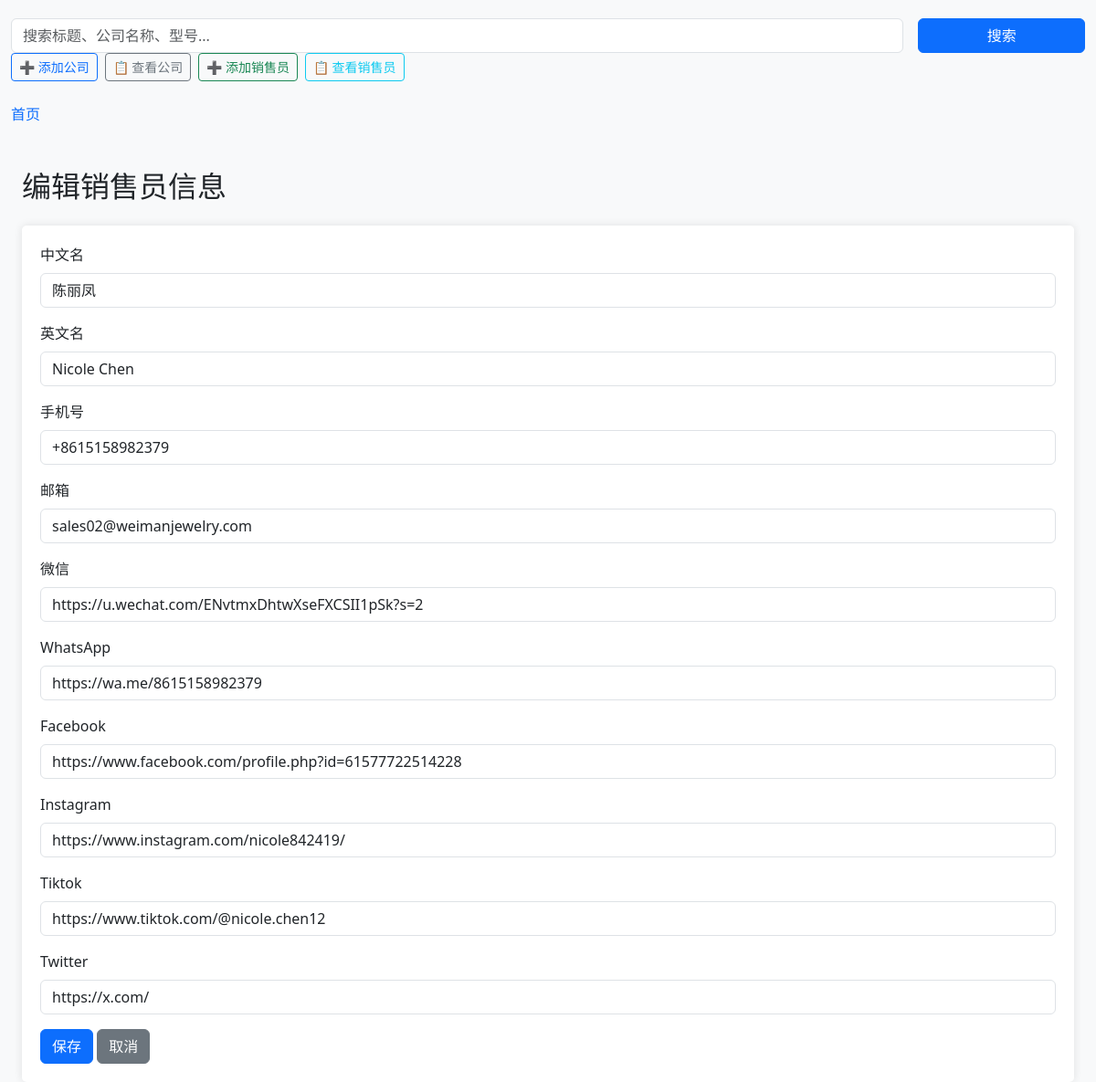
/salespersons/edit/1, run on the app's committed database.
### models.py (models this page shows, shortened)
class Salesperson(db.Model):
    __tablename__ = "salespersons"
    id = db.Column(db.Integer, primary_key=True)
    name_cn = db.Column(db.String(100), nullable=False)
    name_en = db.Column(db.String(100), nullable=False)
    phone = db.Column(db.String(20), nullable=False)
    email = db.Column(db.String(100), nullable=False)
    wechat = db.Column(db.String(255), nullable=True)
    whatsapp = db.Column(db.String(255), nullable=True)
    facebook = db.Column(db.String(255), nullable=True)
    instagram = db.Column(db.String(255), nullable=True)
    tiktok = db.Column(db.String(255), nullable=True)
    twitter = db.Column(db.String(255), nullable=True)

### app.py (the view, shortened to what this page needs)
@app.route("/salespersons/edit/<int:id>", methods=["GET", "POST"])
def edit_salesperson(id):
    salesperson = Salesperson.query.get_or_404(id)
    return render_template("edit_salesperson.html", salesperson=salesperson)

### templates/edit_salesperson.html
{% extends 'base.html' %}
{% block content %}
  <div class="container mt-5">
    <h2 class="mb-4">编辑销售员信息</h2>
    <form method="POST" class="form-container">
      <div class="mb-3">
        <label class="form-label">中文名</label>
        <input type="text" name="name_cn" class="form-control" value="{{ salesperson.name_cn }}" required />
      </div>
      <div class="mb-3">
        <label class="form-label">英文名</label>
        <input type="text" name="name_en" class="form-control" value="{{ salesperson.name_en }}" required />
      </div>
      <div class="mb-3">
        <label class="form-label">手机号</label>
        <input type="text" name="phone" class="form-control" value="{{ salesperson.phone }}" required />
      </div>
      <div class="mb-3">
        <label class="form-label">邮箱</label>
        <input type="email" name="email" class="form-control" value="{{ salesperson.email }}" required />
      </div>
      <div class="mb-3">
        <label class="form-label">微信</label>
        <input type="text" name="wechat" class="form-control" value="{{ salesperson.wechat }}" />
      </div>
      <div class="mb-3">
        <label class="form-label">WhatsApp</label>
        <input type="text" name="whatsapp" class="form-control" value="{{ salesperson.whatsapp }}" />
      </div>
      <div class="mb-3">
        <label class="form-label">Facebook</label>
        <input type="text" name="facebook" class="form-control" value="{{ salesperson.facebook }}" />
      </div>
      <div class="mb-3">
        <label class="form-label">Instagram</label>
        <input type="text" name="instagram" class="form-control" value="{{ salesperson.instagram }}" />
      </div>
      <div class="mb-3">
        <label class="form-label">Tiktok</label>
        <input type="text" name="tiktok" class="form-control" value="{{ salesperson.tiktok }}" />
      </div>
      <div class="mb-3">
        <label class="form-label">Twitter</label>
        <input type="text" name="twitter" class="form-control" value="{{ salesperson.twitter }}" />
      </div>
      <button type="submit" class="btn btn-primary">保存</button>
      <a href="{{ url_for('list_salespersons') }}" class="btn btn-secondary">取消</a>
    </form>
  </div>
{% endblock %}

### templates/base.html (style rules this page uses)
body { padding-top: 20px; background-color: #f8f9fa; }
a { text-decoration: none; }
.container { max-width: 1200px; }
.form-container { background-color: white; padding: 20px; border-radius: 5px; box-shadow: 0 0 10px rgba(0, 0, 0, 0.1); }

### data on the page
Salesperson: name_cn "陈丽凤", name_en "Nicole Chen", phone "+8615158982379", email "sales02@weimanjewelry.com", wechat "https://u.wechat.com/ENvtmxDhtwXseFXCSII1pSk?s=2", whatsapp "https://wa.me/8615158982379", facebook "https://www.facebook.com/profile.php?id=61577722514228", instagram "https://www.instagram.com/nicole842419/", tiktok "https://www.tiktok.com/@nicole.chen12", twitter "https://x.com/"
